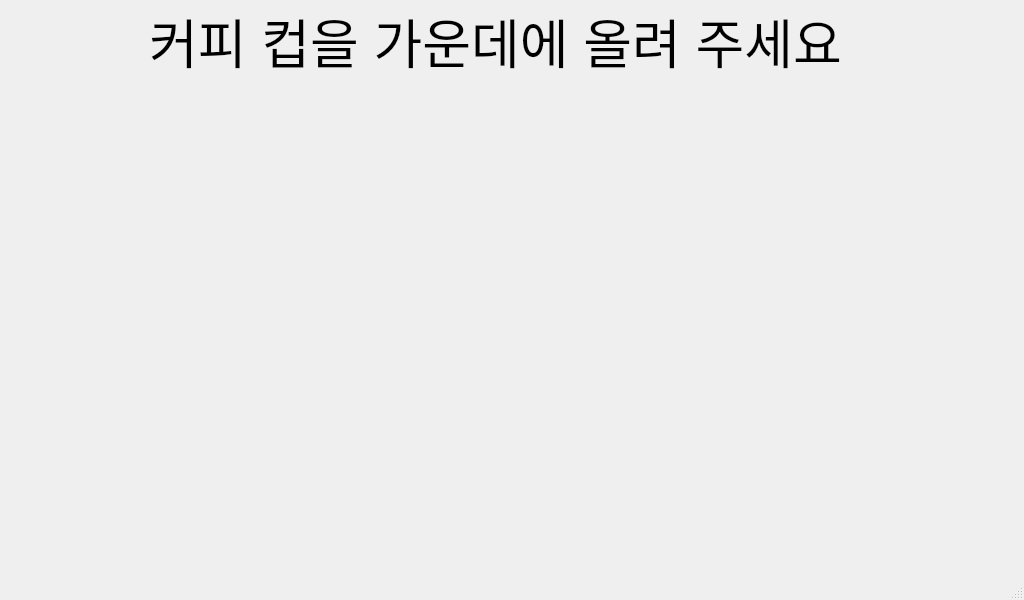
<?xml version="1.0" encoding="UTF-8"?>
<ui version="4.0">
 <class>MainWindow</class>
 <widget class="QMainWindow" name="MainWindow">
  <property name="geometry">
   <rect>
    <x>0</x>
    <y>0</y>
    <width>1024</width>
    <height>600</height>
   </rect>
  </property>
  <property name="windowTitle">
   <string>MainWindow</string>
  </property>
  <widget class="QWidget" name="centralwidget">
   <widget class="QLabel" name="main_label">
    <property name="geometry">
     <rect>
      <x>30</x>
      <y>-130</y>
      <width>931</width>
      <height>341</height>
     </rect>
    </property>
    <property name="font">
     <font>
      <pointsize>40</pointsize>
     </font>
    </property>
    <property name="text">
     <string>커피 컵을 가운데에 올려 주세요</string>
    </property>
    <property name="alignment">
     <set>Qt::AlignCenter</set>
    </property>
   </widget>
   <widget class="QLabel" name="img_label">
    <property name="geometry">
     <rect>
      <x>200</x>
      <y>80</y>
      <width>641</width>
      <height>341</height>
     </rect>
    </property>
    <property name="text">
     <string/>
    </property>
   </widget>
  </widget>
  <widget class="QMenuBar" name="menubar">
   <property name="geometry">
    <rect>
     <x>0</x>
     <y>0</y>
     <width>1024</width>
     <height>21</height>
    </rect>
   </property>
  </widget>
  <widget class="QStatusBar" name="statusbar"/>
 </widget>
 <resources/>
 <connections/>
</ui>
